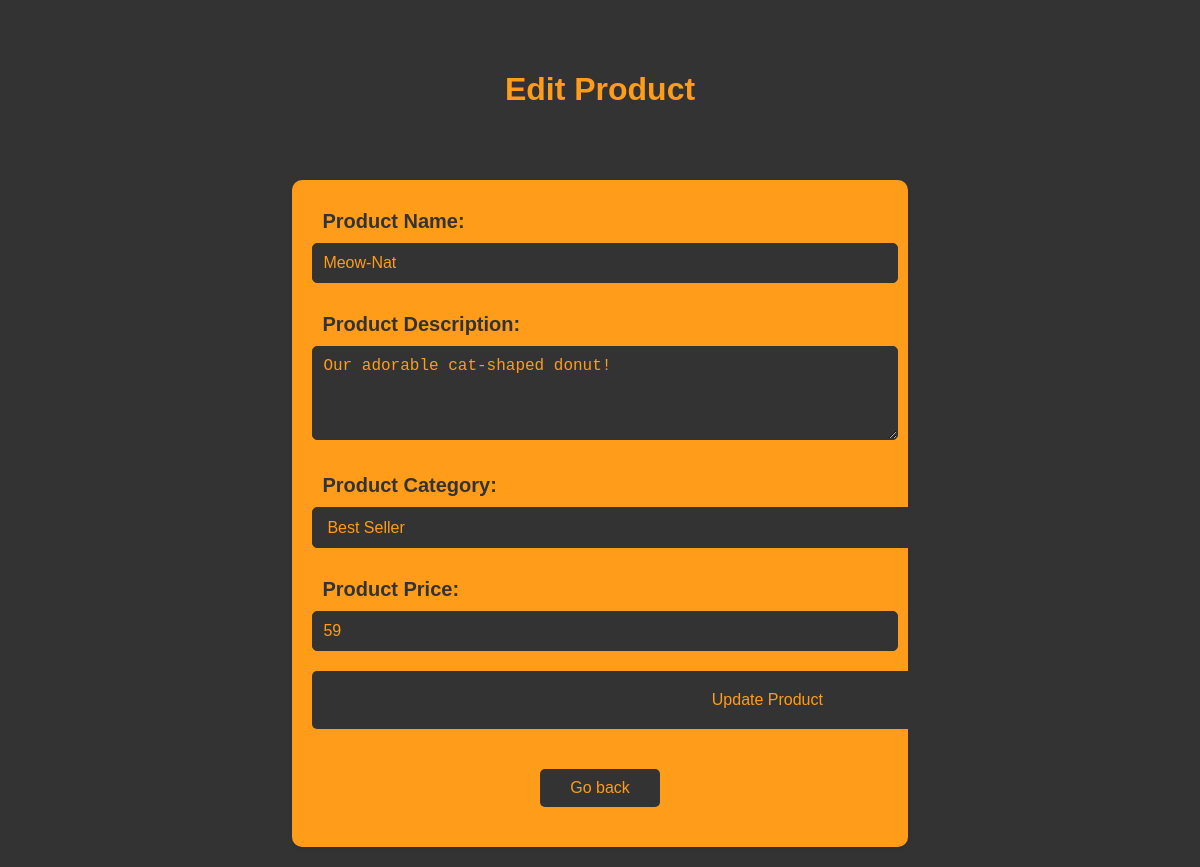
Page /admin/products/edit_product.php?id=1 on the committed database.
### tables this page shows
CREATE TABLE `products` (
  `product_id` int(11) NOT NULL,
  `product_name` varchar(255) NOT NULL,
  `product_desc` varchar(255) NOT NULL,
  `product_category` varchar(255) NOT NULL,
  `product_price` double NOT NULL
);

### admin/products/edit_product.php (the view, shortened to what this page needs)
<?php
$conn = new mysqli("localhost", "root", "", "coffeeshopdb");
$id = $_GET['id'];
$sql = "SELECT * FROM products WHERE product_id = $id";
$result = $conn->query($sql);
$product = $result->fetch_assoc();
?>
<!DOCTYPE html>
<html lang="en">
<head>
</head>
<body>
    <h1>Edit Product</h1>
    <form action="update_product.php" method="POST">
        <label for="product_name">Product Name:</label>
        <input type="text" id="product_name" name="product_name" value="<?php echo $product['product_name']; ?>" required>
        <label for="product_desc">Product Description:</label>
        <textarea id="product_desc" name="product_desc" rows="4" required><?php echo $product['product_desc']; ?></textarea>
        <label for="product_category">Product Category:</label>
        <select id="product_category" name="product_category" required>
            <option value="Best_Seller" <?php echo $product['product_category'] == 'Best_Seller' ? 'selected' : ''; ?>>Best Seller</option>
        </select>
        <label for="product_price">Product Price:</label>
        <input type="number" id="product_price" name="product_price" step="0.01" value="<?php echo $product['product_price']; ?>" required>
        <button type="submit">Update Product</button>
        <a href="index.php" class="go_back">Go back</a>
        </form>
</body>
</html>

### admin/products/edit_product.php (style rules this page uses)
* { transition: all 0.3s ease; }
body { font-family: Arial, sans-serif; margin: 20px; background-color: #333; color: rgb(255, 156, 25); }
h1 { text-align: center; color:rgb(255, 156, 25); padding: 50px; background-color: #333; }
form { max-width: 49.59%; margin: 0 auto; padding: 20px; color: #333; background-color: rgb(255, 156, 25); border-radius: 10px; box-shadow: 0 2px 4px rgba(0, 0, 0, 0.1); }
label { display: block; margin: 10px; font-size: 20px; font-weight: bold; }
input, textarea, select, button { padding: 10px; margin-bottom: 20px; border: 1px solid #333; border-radius: 5px; font-size: 16px; background-color: #333; color: rgb(255, 156, 25); }
input,textarea { width: 98%; }
select { width: 910px; }
button { background-color: #333; color: rgb(255, 156, 25); cursor: pointer; border: none; width: 910px; padding: 20px; }
.go_back { text-align: center; margin: 20px auto; display:block; align-items: center; text-decoration: none; padding: 10px; width:100px; color: rgb(255, 156, 25); border-radius: 5px; background-color: #333; }

### rows in the picture
products: product_name "Meow-Nat", product_desc "Our adorable cat-shaped donut!", product_category "Best Seller", product_price "59"
